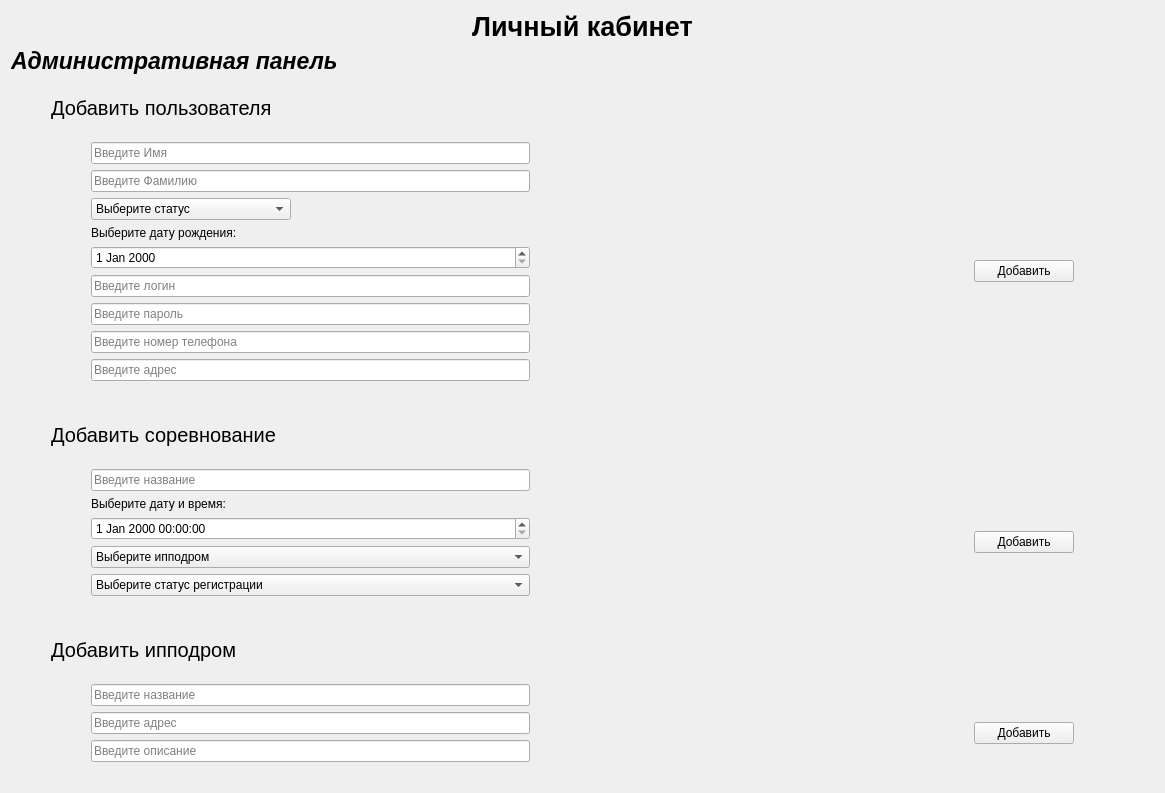
<?xml version="1.0" encoding="UTF-8"?>
<ui version="4.0">
 <class>FormAdminAccount</class>
 <widget class="QWidget" name="FormAdminAccount">
  <property name="geometry">
   <rect>
    <x>0</x>
    <y>0</y>
    <width>1165</width>
    <height>793</height>
   </rect>
  </property>
  <property name="windowTitle">
   <string>Form</string>
  </property>
  <layout class="QVBoxLayout" name="verticalLayout" stretch="0,0,1">
   <item>
    <widget class="QLabel" name="label">
     <property name="font">
      <font>
       <pointsize>20</pointsize>
       <bold>true</bold>
      </font>
     </property>
     <property name="text">
      <string>Личный кабинет</string>
     </property>
     <property name="alignment">
      <set>Qt::AlignCenter</set>
     </property>
    </widget>
   </item>
   <item>
    <widget class="QLabel" name="label_2">
     <property name="font">
      <font>
       <pointsize>17</pointsize>
       <italic>true</italic>
       <bold>true</bold>
      </font>
     </property>
     <property name="text">
      <string>Административная панель</string>
     </property>
    </widget>
   </item>
   <item>
    <layout class="QHBoxLayout" name="horizontalLayout_2">
     <item>
      <spacer name="horizontalSpacer_4">
       <property name="orientation">
        <enum>Qt::Horizontal</enum>
       </property>
       <property name="sizeType">
        <enum>QSizePolicy::Maximum</enum>
       </property>
       <property name="sizeHint" stdset="0">
        <size>
         <width>40</width>
         <height>20</height>
        </size>
       </property>
      </spacer>
     </item>
     <item>
      <layout class="QVBoxLayout" name="verticalLayout_3" stretch="0,0,0,0,0,0">
       <item>
        <widget class="QLabel" name="label_7">
         <property name="font">
          <font>
           <pointsize>15</pointsize>
          </font>
         </property>
         <property name="text">
          <string>Добавить пользователя</string>
         </property>
        </widget>
       </item>
       <item>
        <layout class="QHBoxLayout" name="horizontalLayout_4" stretch="0,1,1,1,0">
         <item>
          <spacer name="horizontalSpacer_9">
           <property name="orientation">
            <enum>Qt::Horizontal</enum>
           </property>
           <property name="sizeHint" stdset="0">
            <size>
             <width>40</width>
             <height>20</height>
            </size>
           </property>
          </spacer>
         </item>
         <item>
          <layout class="QVBoxLayout" name="verticalLayout_4">
           <item>
            <widget class="QLineEdit" name="enterName">
             <property name="maximumSize">
              <size>
               <width>500</width>
               <height>16777215</height>
              </size>
             </property>
             <property name="placeholderText">
              <string>Введите Имя</string>
             </property>
            </widget>
           </item>
           <item>
            <widget class="QLineEdit" name="enterSurname">
             <property name="placeholderText">
              <string>Введите Фамилию</string>
             </property>
            </widget>
           </item>
           <item>
            <widget class="QComboBox" name="status">
             <property name="maximumSize">
              <size>
               <width>200</width>
               <height>16777215</height>
              </size>
             </property>
             <item>
              <property name="text">
               <string>Выберите статус</string>
              </property>
             </item>
             <item>
              <property name="text">
               <string>Владелец лошади</string>
              </property>
             </item>
             <item>
              <property name="text">
               <string>Жокей</string>
              </property>
             </item>
             <item>
              <property name="text">
               <string>Администратор</string>
              </property>
             </item>
            </widget>
           </item>
           <item>
            <widget class="QLabel" name="label_8">
             <property name="text">
              <string>Выберите дату рождения:</string>
             </property>
            </widget>
           </item>
           <item>
            <widget class="QDateEdit" name="enterDateBirth"/>
           </item>
           <item>
            <widget class="QLineEdit" name="enterLogin">
             <property name="placeholderText">
              <string>Введите логин</string>
             </property>
            </widget>
           </item>
           <item>
            <widget class="QLineEdit" name="enterPassword">
             <property name="echoMode">
              <enum>QLineEdit::Password</enum>
             </property>
             <property name="placeholderText">
              <string>Введите пароль</string>
             </property>
            </widget>
           </item>
           <item>
            <widget class="QLineEdit" name="enterPhoneNumber">
             <property name="text">
              <string/>
             </property>
             <property name="placeholderText">
              <string>Введите номер телефона</string>
             </property>
            </widget>
           </item>
           <item>
            <widget class="QLineEdit" name="enterAddress">
             <property name="placeholderText">
              <string>Введите адрес</string>
             </property>
            </widget>
           </item>
           <item>
            <widget class="QLabel" name="secretKey">
             <property name="text">
              <string/>
             </property>
            </widget>
           </item>
          </layout>
         </item>
         <item>
          <spacer name="horizontalSpacer_5">
           <property name="orientation">
            <enum>Qt::Horizontal</enum>
           </property>
           <property name="sizeHint" stdset="0">
            <size>
             <width>40</width>
             <height>20</height>
            </size>
           </property>
          </spacer>
         </item>
         <item>
          <widget class="QPushButton" name="pushButton">
           <property name="maximumSize">
            <size>
             <width>100</width>
             <height>16777215</height>
            </size>
           </property>
           <property name="text">
            <string>Добавить</string>
           </property>
          </widget>
         </item>
         <item>
          <spacer name="horizontalSpacer_6">
           <property name="orientation">
            <enum>Qt::Horizontal</enum>
           </property>
           <property name="sizeHint" stdset="0">
            <size>
             <width>40</width>
             <height>20</height>
            </size>
           </property>
          </spacer>
         </item>
        </layout>
       </item>
       <item>
        <widget class="QLabel" name="label_9">
         <property name="font">
          <font>
           <pointsize>15</pointsize>
          </font>
         </property>
         <property name="text">
          <string>Добавить соревнование</string>
         </property>
        </widget>
       </item>
       <item>
        <layout class="QHBoxLayout" name="horizontalLayout_3" stretch="0,1,1,1,0">
         <item>
          <spacer name="horizontalSpacer_10">
           <property name="orientation">
            <enum>Qt::Horizontal</enum>
           </property>
           <property name="sizeHint" stdset="0">
            <size>
             <width>40</width>
             <height>20</height>
            </size>
           </property>
          </spacer>
         </item>
         <item>
          <layout class="QVBoxLayout" name="verticalLayout_5">
           <item>
            <widget class="QLineEdit" name="choseNameContest">
             <property name="placeholderText">
              <string>Введите название</string>
             </property>
            </widget>
           </item>
           <item>
            <widget class="QLabel" name="label_11">
             <property name="text">
              <string>Выберите дату и время:</string>
             </property>
            </widget>
           </item>
           <item>
            <widget class="QDateTimeEdit" name="choseDateTime"/>
           </item>
           <item>
            <widget class="QComboBox" name="chosePlace">
             <item>
              <property name="text">
               <string>Выберите ипподром</string>
              </property>
             </item>
            </widget>
           </item>
           <item>
            <widget class="QComboBox" name="choseRegStatus">
             <item>
              <property name="text">
               <string>Выберите статус регистрации</string>
              </property>
             </item>
             <item>
              <property name="text">
               <string>закрыта</string>
              </property>
             </item>
             <item>
              <property name="text">
               <string>открыта</string>
              </property>
             </item>
            </widget>
           </item>
           <item>
            <widget class="QLabel" name="contRegStat">
             <property name="text">
              <string/>
             </property>
            </widget>
           </item>
          </layout>
         </item>
         <item>
          <spacer name="horizontalSpacer_7">
           <property name="orientation">
            <enum>Qt::Horizontal</enum>
           </property>
           <property name="sizeHint" stdset="0">
            <size>
             <width>40</width>
             <height>20</height>
            </size>
           </property>
          </spacer>
         </item>
         <item>
          <widget class="QPushButton" name="pushButton_2">
           <property name="maximumSize">
            <size>
             <width>100</width>
             <height>16777215</height>
            </size>
           </property>
           <property name="text">
            <string>Добавить</string>
           </property>
          </widget>
         </item>
         <item>
          <spacer name="horizontalSpacer_8">
           <property name="orientation">
            <enum>Qt::Horizontal</enum>
           </property>
           <property name="sizeHint" stdset="0">
            <size>
             <width>40</width>
             <height>20</height>
            </size>
           </property>
          </spacer>
         </item>
        </layout>
       </item>
       <item>
        <widget class="QLabel" name="label_3">
         <property name="font">
          <font>
           <pointsize>15</pointsize>
          </font>
         </property>
         <property name="text">
          <string>Добавить ипподром</string>
         </property>
        </widget>
       </item>
       <item>
        <layout class="QHBoxLayout" name="horizontalLayout" stretch="0,1,1,1,0">
         <item>
          <spacer name="horizontalSpacer_2">
           <property name="orientation">
            <enum>Qt::Horizontal</enum>
           </property>
           <property name="sizeHint" stdset="0">
            <size>
             <width>40</width>
             <height>20</height>
            </size>
           </property>
          </spacer>
         </item>
         <item>
          <layout class="QVBoxLayout" name="verticalLayout_2">
           <item>
            <widget class="QLineEdit" name="placeName">
             <property name="placeholderText">
              <string>Введите название</string>
             </property>
            </widget>
           </item>
           <item>
            <widget class="QLineEdit" name="placeAddress">
             <property name="placeholderText">
              <string>Введите адрес</string>
             </property>
            </widget>
           </item>
           <item>
            <widget class="QLineEdit" name="placeDesc">
             <property name="placeholderText">
              <string>Введите описание</string>
             </property>
            </widget>
           </item>
           <item>
            <widget class="QLabel" name="regPlaceStatus">
             <property name="text">
              <string/>
             </property>
            </widget>
           </item>
          </layout>
         </item>
         <item>
          <spacer name="horizontalSpacer">
           <property name="orientation">
            <enum>Qt::Horizontal</enum>
           </property>
           <property name="sizeType">
            <enum>QSizePolicy::Expanding</enum>
           </property>
           <property name="sizeHint" stdset="0">
            <size>
             <width>40</width>
             <height>20</height>
            </size>
           </property>
          </spacer>
         </item>
         <item>
          <widget class="QPushButton" name="pushButton_3">
           <property name="maximumSize">
            <size>
             <width>100</width>
             <height>16777215</height>
            </size>
           </property>
           <property name="text">
            <string>Добавить</string>
           </property>
          </widget>
         </item>
         <item>
          <spacer name="horizontalSpacer_11">
           <property name="orientation">
            <enum>Qt::Horizontal</enum>
           </property>
           <property name="sizeHint" stdset="0">
            <size>
             <width>40</width>
             <height>20</height>
            </size>
           </property>
          </spacer>
         </item>
        </layout>
       </item>
      </layout>
     </item>
     <item>
      <spacer name="horizontalSpacer_3">
       <property name="orientation">
        <enum>Qt::Horizontal</enum>
       </property>
       <property name="sizeType">
        <enum>QSizePolicy::Maximum</enum>
       </property>
       <property name="sizeHint" stdset="0">
        <size>
         <width>40</width>
         <height>20</height>
        </size>
       </property>
      </spacer>
     </item>
    </layout>
   </item>
  </layout>
 </widget>
 <resources/>
 <connections/>
</ui>
